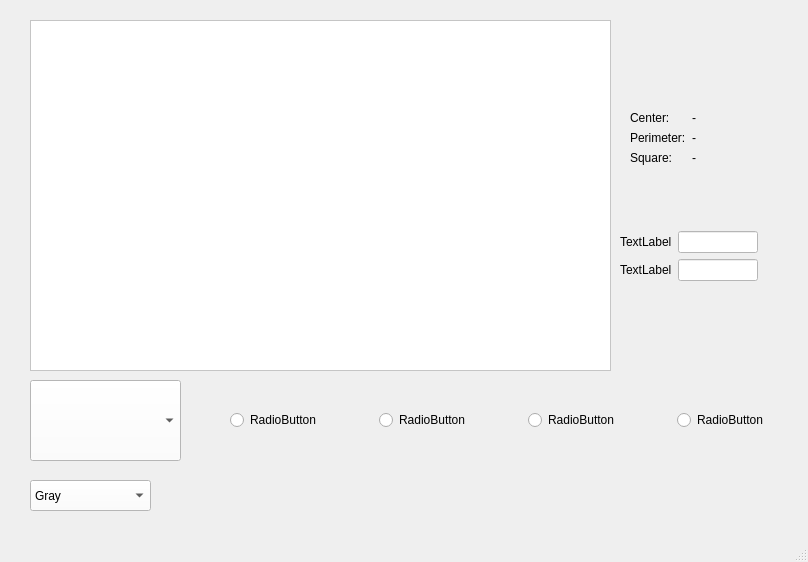
<?xml version="1.0" encoding="UTF-8"?>
<ui version="4.0">
 <class>MainWindow</class>
 <widget class="QMainWindow" name="MainWindow">
  <property name="geometry">
   <rect>
    <x>0</x>
    <y>0</y>
    <width>808</width>
    <height>562</height>
   </rect>
  </property>
  <property name="windowTitle">
   <string>Painter +0</string>
  </property>
  <widget class="QWidget" name="centralwidget">
   <property name="palette">
    <palette>
     <active>
      <colorrole role="WindowText">
       <brush brushstyle="SolidPattern">
        <color alpha="255">
         <red>0</red>
         <green>0</green>
         <blue>0</blue>
        </color>
       </brush>
      </colorrole>
      <colorrole role="Button">
       <brush brushstyle="SolidPattern">
        <color alpha="255">
         <red>255</red>
         <green>255</green>
         <blue>255</blue>
        </color>
       </brush>
      </colorrole>
      <colorrole role="Light">
       <brush brushstyle="SolidPattern">
        <color alpha="255">
         <red>255</red>
         <green>255</green>
         <blue>255</blue>
        </color>
       </brush>
      </colorrole>
      <colorrole role="Midlight">
       <brush brushstyle="SolidPattern">
        <color alpha="255">
         <red>255</red>
         <green>255</green>
         <blue>255</blue>
        </color>
       </brush>
      </colorrole>
      <colorrole role="Dark">
       <brush brushstyle="SolidPattern">
        <color alpha="255">
         <red>127</red>
         <green>127</green>
         <blue>127</blue>
        </color>
       </brush>
      </colorrole>
      <colorrole role="Mid">
       <brush brushstyle="SolidPattern">
        <color alpha="255">
         <red>170</red>
         <green>170</green>
         <blue>170</blue>
        </color>
       </brush>
      </colorrole>
      <colorrole role="Text">
       <brush brushstyle="SolidPattern">
        <color alpha="255">
         <red>0</red>
         <green>0</green>
         <blue>0</blue>
        </color>
       </brush>
      </colorrole>
      <colorrole role="BrightText">
       <brush brushstyle="SolidPattern">
        <color alpha="255">
         <red>255</red>
         <green>255</green>
         <blue>255</blue>
        </color>
       </brush>
      </colorrole>
      <colorrole role="ButtonText">
       <brush brushstyle="SolidPattern">
        <color alpha="255">
         <red>0</red>
         <green>0</green>
         <blue>0</blue>
        </color>
       </brush>
      </colorrole>
      <colorrole role="Base">
       <brush brushstyle="SolidPattern">
        <color alpha="255">
         <red>255</red>
         <green>255</green>
         <blue>255</blue>
        </color>
       </brush>
      </colorrole>
      <colorrole role="Window">
       <brush brushstyle="SolidPattern">
        <color alpha="255">
         <red>255</red>
         <green>255</green>
         <blue>255</blue>
        </color>
       </brush>
      </colorrole>
      <colorrole role="Shadow">
       <brush brushstyle="SolidPattern">
        <color alpha="255">
         <red>0</red>
         <green>0</green>
         <blue>0</blue>
        </color>
       </brush>
      </colorrole>
      <colorrole role="AlternateBase">
       <brush brushstyle="SolidPattern">
        <color alpha="255">
         <red>255</red>
         <green>255</green>
         <blue>255</blue>
        </color>
       </brush>
      </colorrole>
      <colorrole role="ToolTipBase">
       <brush brushstyle="SolidPattern">
        <color alpha="255">
         <red>255</red>
         <green>255</green>
         <blue>220</blue>
        </color>
       </brush>
      </colorrole>
      <colorrole role="ToolTipText">
       <brush brushstyle="SolidPattern">
        <color alpha="255">
         <red>0</red>
         <green>0</green>
         <blue>0</blue>
        </color>
       </brush>
      </colorrole>
      <colorrole role="PlaceholderText">
       <brush brushstyle="SolidPattern">
        <color alpha="127">
         <red>0</red>
         <green>0</green>
         <blue>0</blue>
        </color>
       </brush>
      </colorrole>
      <colorrole role="Accent">
       <brush brushstyle="SolidPattern">
        <color alpha="255">
         <red>255</red>
         <green>255</green>
         <blue>255</blue>
        </color>
       </brush>
      </colorrole>
     </active>
     <inactive>
      <colorrole role="WindowText">
       <brush brushstyle="SolidPattern">
        <color alpha="255">
         <red>0</red>
         <green>0</green>
         <blue>0</blue>
        </color>
       </brush>
      </colorrole>
      <colorrole role="Button">
       <brush brushstyle="SolidPattern">
        <color alpha="255">
         <red>255</red>
         <green>255</green>
         <blue>255</blue>
        </color>
       </brush>
      </colorrole>
      <colorrole role="Light">
       <brush brushstyle="SolidPattern">
        <color alpha="255">
         <red>255</red>
         <green>255</green>
         <blue>255</blue>
        </color>
       </brush>
      </colorrole>
      <colorrole role="Midlight">
       <brush brushstyle="SolidPattern">
        <color alpha="255">
         <red>255</red>
         <green>255</green>
         <blue>255</blue>
        </color>
       </brush>
      </colorrole>
      <colorrole role="Dark">
       <brush brushstyle="SolidPattern">
        <color alpha="255">
         <red>127</red>
         <green>127</green>
         <blue>127</blue>
        </color>
       </brush>
      </colorrole>
      <colorrole role="Mid">
       <brush brushstyle="SolidPattern">
        <color alpha="255">
         <red>170</red>
         <green>170</green>
         <blue>170</blue>
        </color>
       </brush>
      </colorrole>
      <colorrole role="Text">
       <brush brushstyle="SolidPattern">
        <color alpha="255">
         <red>0</red>
         <green>0</green>
         <blue>0</blue>
        </color>
       </brush>
      </colorrole>
      <colorrole role="BrightText">
       <brush brushstyle="SolidPattern">
        <color alpha="255">
         <red>255</red>
         <green>255</green>
         <blue>255</blue>
        </color>
       </brush>
      </colorrole>
      <colorrole role="ButtonText">
       <brush brushstyle="SolidPattern">
        <color alpha="255">
         <red>0</red>
         <green>0</green>
         <blue>0</blue>
        </color>
       </brush>
      </colorrole>
      <colorrole role="Base">
       <brush brushstyle="SolidPattern">
        <color alpha="255">
         <red>255</red>
         <green>255</green>
         <blue>255</blue>
        </color>
       </brush>
      </colorrole>
      <colorrole role="Window">
       <brush brushstyle="SolidPattern">
        <color alpha="255">
         <red>255</red>
         <green>255</green>
         <blue>255</blue>
        </color>
       </brush>
      </colorrole>
      <colorrole role="Shadow">
       <brush brushstyle="SolidPattern">
        <color alpha="255">
         <red>0</red>
         <green>0</green>
         <blue>0</blue>
        </color>
       </brush>
      </colorrole>
      <colorrole role="AlternateBase">
       <brush brushstyle="SolidPattern">
        <color alpha="255">
         <red>255</red>
         <green>255</green>
         <blue>255</blue>
        </color>
       </brush>
      </colorrole>
      <colorrole role="ToolTipBase">
       <brush brushstyle="SolidPattern">
        <color alpha="255">
         <red>255</red>
         <green>255</green>
         <blue>220</blue>
        </color>
       </brush>
      </colorrole>
      <colorrole role="ToolTipText">
       <brush brushstyle="SolidPattern">
        <color alpha="255">
         <red>0</red>
         <green>0</green>
         <blue>0</blue>
        </color>
       </brush>
      </colorrole>
      <colorrole role="PlaceholderText">
       <brush brushstyle="SolidPattern">
        <color alpha="127">
         <red>0</red>
         <green>0</green>
         <blue>0</blue>
        </color>
       </brush>
      </colorrole>
      <colorrole role="Accent">
       <brush brushstyle="SolidPattern">
        <color alpha="255">
         <red>255</red>
         <green>255</green>
         <blue>255</blue>
        </color>
       </brush>
      </colorrole>
     </inactive>
     <disabled>
      <colorrole role="WindowText">
       <brush brushstyle="SolidPattern">
        <color alpha="255">
         <red>127</red>
         <green>127</green>
         <blue>127</blue>
        </color>
       </brush>
      </colorrole>
      <colorrole role="Button">
       <brush brushstyle="SolidPattern">
        <color alpha="255">
         <red>255</red>
         <green>255</green>
         <blue>255</blue>
        </color>
       </brush>
      </colorrole>
      <colorrole role="Light">
       <brush brushstyle="SolidPattern">
        <color alpha="255">
         <red>255</red>
         <green>255</green>
         <blue>255</blue>
        </color>
       </brush>
      </colorrole>
      <colorrole role="Midlight">
       <brush brushstyle="SolidPattern">
        <color alpha="255">
         <red>255</red>
         <green>255</green>
         <blue>255</blue>
        </color>
       </brush>
      </colorrole>
      <colorrole role="Dark">
       <brush brushstyle="SolidPattern">
        <color alpha="255">
         <red>127</red>
         <green>127</green>
         <blue>127</blue>
        </color>
       </brush>
      </colorrole>
      <colorrole role="Mid">
       <brush brushstyle="SolidPattern">
        <color alpha="255">
         <red>170</red>
         <green>170</green>
         <blue>170</blue>
        </color>
       </brush>
      </colorrole>
      <colorrole role="Text">
       <brush brushstyle="SolidPattern">
        <color alpha="255">
         <red>127</red>
         <green>127</green>
         <blue>127</blue>
        </color>
       </brush>
      </colorrole>
      <colorrole role="BrightText">
       <brush brushstyle="SolidPattern">
        <color alpha="255">
         <red>255</red>
         <green>255</green>
         <blue>255</blue>
        </color>
       </brush>
      </colorrole>
      <colorrole role="ButtonText">
       <brush brushstyle="SolidPattern">
        <color alpha="255">
         <red>127</red>
         <green>127</green>
         <blue>127</blue>
        </color>
       </brush>
      </colorrole>
      <colorrole role="Base">
       <brush brushstyle="SolidPattern">
        <color alpha="255">
         <red>255</red>
         <green>255</green>
         <blue>255</blue>
        </color>
       </brush>
      </colorrole>
      <colorrole role="Window">
       <brush brushstyle="SolidPattern">
        <color alpha="255">
         <red>255</red>
         <green>255</green>
         <blue>255</blue>
        </color>
       </brush>
      </colorrole>
      <colorrole role="Shadow">
       <brush brushstyle="SolidPattern">
        <color alpha="255">
         <red>0</red>
         <green>0</green>
         <blue>0</blue>
        </color>
       </brush>
      </colorrole>
      <colorrole role="AlternateBase">
       <brush brushstyle="SolidPattern">
        <color alpha="255">
         <red>255</red>
         <green>255</green>
         <blue>255</blue>
        </color>
       </brush>
      </colorrole>
      <colorrole role="ToolTipBase">
       <brush brushstyle="SolidPattern">
        <color alpha="255">
         <red>255</red>
         <green>255</green>
         <blue>220</blue>
        </color>
       </brush>
      </colorrole>
      <colorrole role="ToolTipText">
       <brush brushstyle="SolidPattern">
        <color alpha="255">
         <red>0</red>
         <green>0</green>
         <blue>0</blue>
        </color>
       </brush>
      </colorrole>
      <colorrole role="PlaceholderText">
       <brush brushstyle="SolidPattern">
        <color alpha="127">
         <red>127</red>
         <green>127</green>
         <blue>127</blue>
        </color>
       </brush>
      </colorrole>
      <colorrole role="Accent">
       <brush brushstyle="SolidPattern">
        <color alpha="255">
         <red>255</red>
         <green>255</green>
         <blue>255</blue>
        </color>
       </brush>
      </colorrole>
     </disabled>
    </palette>
   </property>
   <widget class="QGraphicsView" name="graphicsView">
    <property name="geometry">
     <rect>
      <x>30</x>
      <y>20</y>
      <width>581</width>
      <height>351</height>
     </rect>
    </property>
   </widget>
   <widget class="QComboBox" name="figuresBox">
    <property name="geometry">
     <rect>
      <x>30</x>
      <y>380</y>
      <width>151</width>
      <height>81</height>
     </rect>
    </property>
   </widget>
   <widget class="QWidget" name="formLayoutWidget">
    <property name="geometry">
     <rect>
      <x>630</x>
      <y>100</y>
      <width>151</width>
      <height>76</height>
     </rect>
    </property>
    <layout class="QFormLayout" name="formLayout">
     <property name="fieldGrowthPolicy">
      <enum>QFormLayout::FieldsStayAtSizeHint</enum>
     </property>
     <property name="labelAlignment">
      <set>Qt::AlignJustify|Qt::AlignVCenter</set>
     </property>
     <property name="formAlignment">
      <set>Qt::AlignJustify|Qt::AlignVCenter</set>
     </property>
     <item row="0" column="0">
      <widget class="QLabel" name="CenterLbl">
       <property name="text">
        <string>Center:</string>
       </property>
      </widget>
     </item>
     <item row="1" column="0">
      <widget class="QLabel" name="PerimeterLbl">
       <property name="text">
        <string>Perimeter:</string>
       </property>
      </widget>
     </item>
     <item row="1" column="1">
      <widget class="QLabel" name="PerimeterText">
       <property name="text">
        <string>-</string>
       </property>
      </widget>
     </item>
     <item row="2" column="0">
      <widget class="QLabel" name="SquareLbl">
       <property name="text">
        <string>Square:</string>
       </property>
      </widget>
     </item>
     <item row="2" column="1">
      <widget class="QLabel" name="SquareText">
       <property name="text">
        <string>-</string>
       </property>
      </widget>
     </item>
     <item row="0" column="1">
      <widget class="QLabel" name="CenterText">
       <property name="text">
        <string>-</string>
       </property>
      </widget>
     </item>
    </layout>
   </widget>
   <widget class="QWidget" name="horizontalLayoutWidget">
    <property name="geometry">
     <rect>
      <x>230</x>
      <y>380</y>
      <width>590</width>
      <height>81</height>
     </rect>
    </property>
    <layout class="QHBoxLayout" name="horizontalLayout">
     <item>
      <widget class="QRadioButton" name="createButton">
       <property name="text">
        <string>RadioButton</string>
       </property>
      </widget>
     </item>
     <item>
      <widget class="QRadioButton" name="moveButton">
       <property name="text">
        <string>RadioButton</string>
       </property>
      </widget>
     </item>
     <item>
      <widget class="QRadioButton" name="rotateButton">
       <property name="text">
        <string>RadioButton</string>
       </property>
      </widget>
     </item>
     <item>
      <widget class="QRadioButton" name="scaleButton">
       <property name="text">
        <string>RadioButton</string>
       </property>
      </widget>
     </item>
    </layout>
   </widget>
   <widget class="QComboBox" name="colorsBox">
    <property name="geometry">
     <rect>
      <x>30</x>
      <y>480</y>
      <width>121</width>
      <height>31</height>
     </rect>
    </property>
    <item>
     <property name="text">
      <string>Gray</string>
     </property>
    </item>
    <item>
     <property name="text">
      <string>Red</string>
     </property>
    </item>
    <item>
     <property name="text">
      <string>Blue</string>
     </property>
    </item>
    <item>
     <property name="text">
      <string>Green</string>
     </property>
    </item>
    <item>
     <property name="text">
      <string>Yellow</string>
     </property>
    </item>
   </widget>
   <widget class="QWidget" name="formLayoutWidget_2">
    <property name="geometry">
     <rect>
      <x>620</x>
      <y>210</y>
      <width>172</width>
      <height>92</height>
     </rect>
    </property>
    <layout class="QFormLayout" name="settingsLayout">
     <property name="fieldGrowthPolicy">
      <enum>QFormLayout::FieldsStayAtSizeHint</enum>
     </property>
     <property name="labelAlignment">
      <set>Qt::AlignJustify|Qt::AlignVCenter</set>
     </property>
     <property name="formAlignment">
      <set>Qt::AlignJustify|Qt::AlignVCenter</set>
     </property>
     <item row="0" column="0">
      <widget class="QLabel" name="topLbl">
       <property name="text">
        <string>TextLabel</string>
       </property>
      </widget>
     </item>
     <item row="0" column="1">
      <widget class="QLineEdit" name="topEdit">
       <property name="maximumSize">
        <size>
         <width>80</width>
         <height>40</height>
        </size>
       </property>
      </widget>
     </item>
     <item row="1" column="0">
      <widget class="QLabel" name="bottomLbl">
       <property name="text">
        <string>TextLabel</string>
       </property>
      </widget>
     </item>
     <item row="1" column="1">
      <widget class="QLineEdit" name="bottomEdit">
       <property name="maximumSize">
        <size>
         <width>80</width>
         <height>40</height>
        </size>
       </property>
      </widget>
     </item>
    </layout>
   </widget>
  </widget>
  <widget class="QMenuBar" name="menubar">
   <property name="geometry">
    <rect>
     <x>0</x>
     <y>0</y>
     <width>808</width>
     <height>22</height>
    </rect>
   </property>
  </widget>
  <widget class="QStatusBar" name="statusbar"/>
 </widget>
 <resources/>
 <connections/>
</ui>
